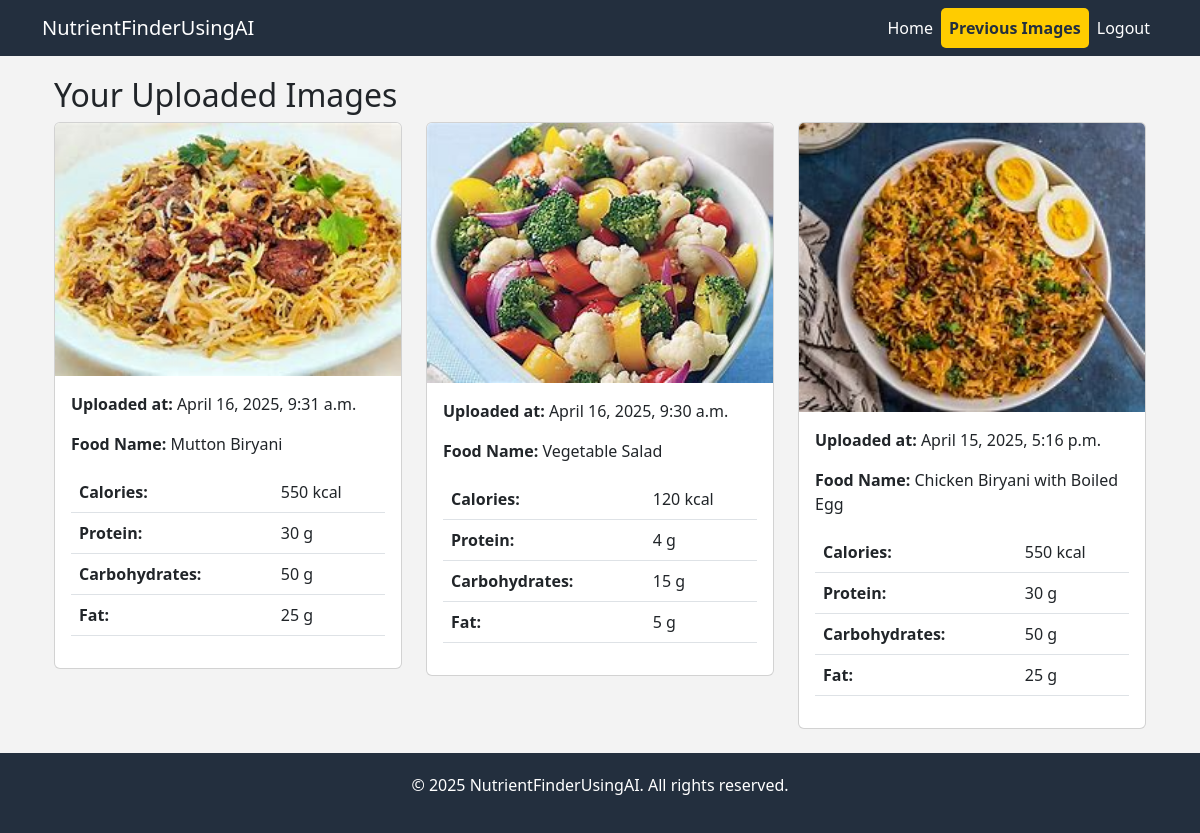
The app's page /uploaded_images/ (signed in) with its own data.
### app/models.py (models this page shows, shortened)
class UploadedFood(models.Model):
    user = models.ForeignKey(User, on_delete=models.CASCADE)  # Add a ForeignKey to User
    image = models.ImageField(upload_to='uploads/')
    content = models.TextField(blank=True, null=True)  # To store AI response
    uploaded_at = models.DateTimeField(auto_now_add=True)

### app/views.py (the view)
# urls.py: path('uploaded_images/', views.uploaded_images, name='uploaded_images'),
@login_required
def uploaded_images(request):
    uploaded_images = UploadedFood.objects.filter(user=request.user).order_by('-uploaded_at')
    for uploaded in uploaded_images:
        if uploaded.content:
            try:
                parsed = json.loads(uploaded.content)
                if isinstance(parsed, list) and parsed:
                    uploaded.parsed_content = parsed[0]
                else:
                    uploaded.parsed_content = parsed
            except json.JSONDecodeError:
                uploaded.parsed_content = {}
        else:
            uploaded.parsed_content = {}
    return render(request, 'Dashboard/uploaded_images.html', {'uploads': uploaded_images})

### templates/Dashboard/uploaded_images.html (shortened to what this page needs)
{% extends 'base.html' %}
{% block content %}
<div class="container">
    <h2>Your Uploaded Images</h2>
    {% if uploads %}
        <div class="row">
            {% for upload in uploads %}
                <div class="col-md-4">
                    <div class="card mb-4">
                        <img src="{{ upload.image.url }}" class="card-img-top" alt="Uploaded Image">
                        <div class="card-body">
                            <p><strong>Uploaded at:</strong> {{ upload.uploaded_at }}</p>
                            {% if upload.parsed_content.food_name %}
                                <p><strong>Food Name:</strong> {{ upload.parsed_content.food_name }}</p>
                            {% else %}
                                <p><strong>Food Name:</strong> Not detected</p>
                            {% endif %}
                            <table class="table">
                                <tbody>
                                    <tr>
                                        <td><strong>Calories:</strong></td>
                                        <td>{{ upload.parsed_content.calories }} kcal</td>
                                    </tr>
                                    <tr>
                                        <td><strong>Protein:</strong></td>
                                        <td>{{ upload.parsed_content.protein }} g</td>
                                    </tr>
                                    <tr>
                                        <td><strong>Carbohydrates:</strong></td>
                                        <td>{{ upload.parsed_content.carbohydrates }} g</td>
                                    </tr>
                                    <tr>
                                        <td><strong>Fat:</strong></td>
                                        <td>{{ upload.parsed_content.fat }} g</td>
                                    </tr>
                                </tbody>
                            </table>
                        </div>
                    </div>
                </div>
            {% endfor %}
        </div>
    {% else %}
        <p>You have not uploaded any images yet.</p>
    {% endif %}
</div>
{% endblock %}

### templates/base.html (style rules this page uses)
body { background-color: #f3f3f3; display: flex; flex-direction: column; min-height: 100vh; }

### records on screen
UploadedFood: image (picture), uploaded_at "April 16, 2025, 9:31 a.m.", parsed_content.food_name "Mutton Biryani", parsed_content.calories "550", parsed_content.protein "30", parsed_content.carbohydrates "50", parsed_content.fat "25"
UploadedFood: image (picture), uploaded_at "April 16, 2025, 9:30 a.m.", parsed_content.food_name "Vegetable Salad", parsed_content.calories "120", parsed_content.protein "4", parsed_content.carbohydrates "15", parsed_content.fat "5"
UploadedFood: image (picture), uploaded_at "April 15, 2025, 5:16 p.m.", parsed_content.food_name "Chicken Biryani with Boiled Egg", parsed_content.calories "550", parsed_content.protein "30", parsed_content.carbohydrates "50", parsed_content.fat "25"
